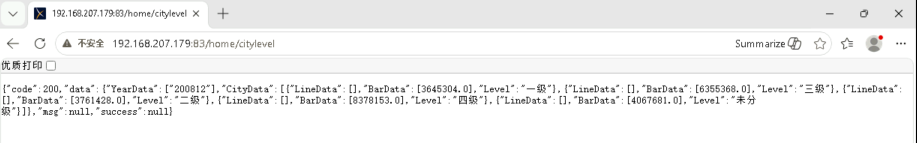
#> input picture docs/交付/json/01.png, 1834 x 286 px, found by its file name (shown at 1/2 size)
$ python prep_images.py
#> lines starting #> are read from the running program, lines starting #| are printed output that depends on the picture
# -*- coding: utf-8 -*-
"""把交付目录里的截图整理成报告用图：整页截图、拼版附录图。"""
import os

from PIL import Image

DELI = r"D:\大三上作业\数据实训\medicine-analysis\docs\交付"
OUT = r"D:\大三上作业\数据实训\medicine-analysis\docs\report\figs\deliver"
os.makedirs(OUT, exist_ok=True)

SHOT = os.path.join(DELI, "截图")
CHARTS = os.path.join(DELI, "12张图表")
JSOND = os.path.join(DELI, "json")


def path(*parts):
    return os.path.join(*parts)


def save(im, name):
    p = os.path.join(OUT, name)
    im.save(p, optimize=True)
    print("%-22s %s" % (name, im.size))


# ---------------------------------------------------------------- 整页截图
home = Image.open(path(SHOT, "01.png")).convert("RGB")
save(home, "p-home.png")
#| p-home.png             (1834, 286)

dis = Image.open(path(SHOT, "02.png")).convert("RGB")
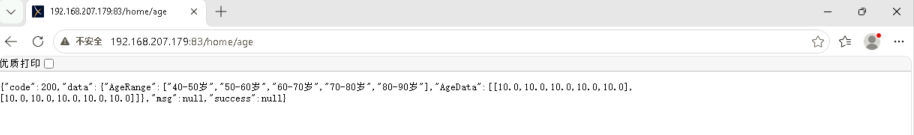
#> input picture docs/交付/json/02.png, 1828 x 269 px, found by its file name (shown at 1/2 size)
save(dis, "p-disease.png")
#| p-disease.png          (1828, 269)

drug = Image.open(path(SHOT, "03 (1).png")).convert("RGB")
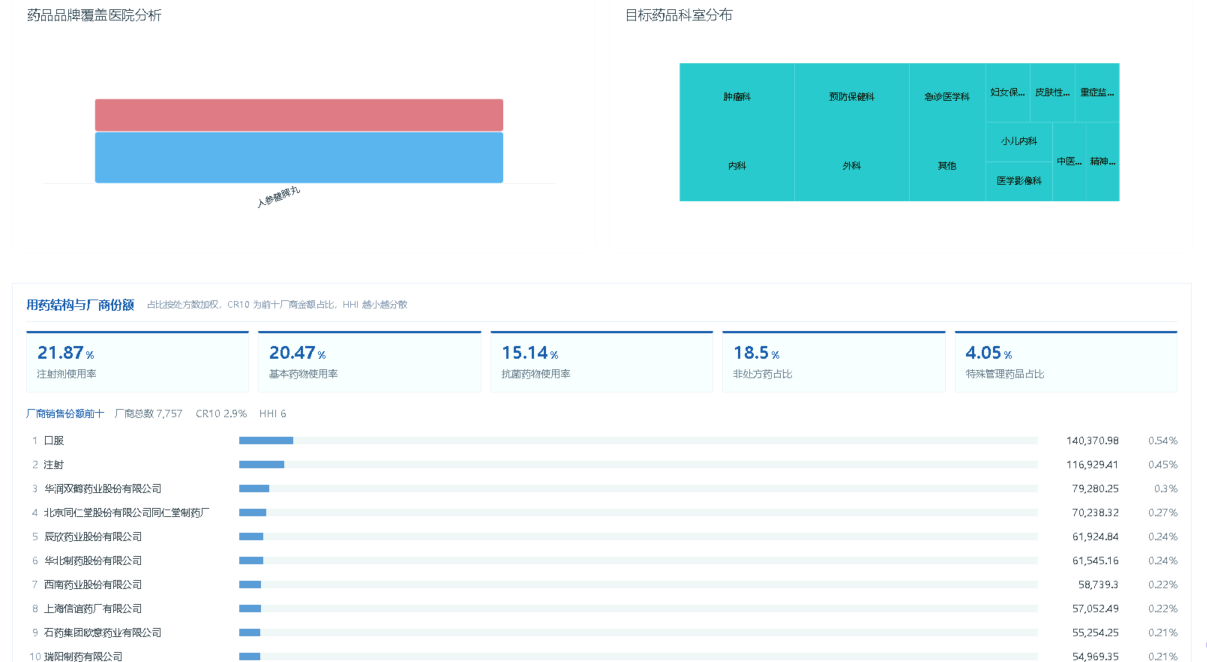
#> input picture docs/交付/截图/03 (1).png, 2413 x 1323 px, found by its file name (shown at 1/2 size)
save(drug, "p-drug.png")
#| p-drug.png             (2413, 1323)

#> (the run stopped early here; a loop or call above may not have finished)
